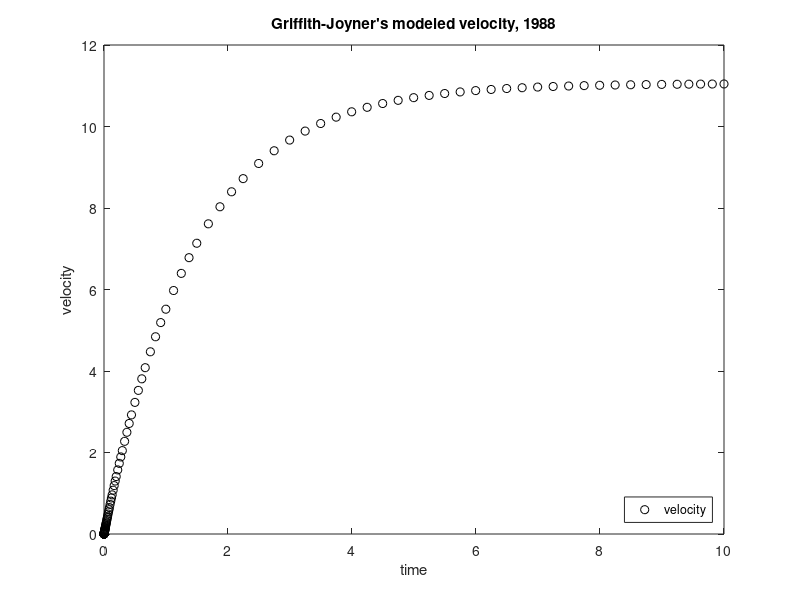

Source code (MATLAB):
%% Lab1 by Devon Chin, Ari Gottesman, Ted Zhang
%% Exercise 1
t = [ 0:10 ]
plot( t, 11.052*(1 - exp(-0.693*t)) )
%a.maximum speed:11.  mph:2.236*11=24.596; that is really fast for a person
%because average people run at speed 6.5 mph.
%b. because it only plot for one integer for each value point.

%% Excercise 2
t= [0:0.01:10]
xlabel('time');
ylabel('velocity');
title('Griffith-Joyner''s modeled velocity, 1988');
plot(t, 11.052*(1-exp(-0.693*t)))
%For '-k', the graph shows a horizontal solid line in color black 
%For '--r', the graph turns dashed in red
%For '-.g', the graph turns dashed and dot in green
%For ':c' , the graph turns to dot line with light blue colr

%% Excercise 3
hold on
plot( [0 10], [11.052, 11.052], '--b' )
legend( 'velocity', 'maximum', 'Location', 'southeast' );
hold off

%% Excercise 4
[ t1, v1 ] = ode45( @(t,v) 7.661 - 0.693*v, [ 0, 10 ], 0 );
plot(t1, v1, 'ok')
xlabel('time');
ylabel('velocity');
title('Griffith-Joyner''s modeled velocity, 1988');
legend( 'velocity', 'maximum', 'Location', 'southeast' );
% The space is uneven becasue the change in velocity depends on the current
% velocity(Autonomous equation)

%% Excercise 5
rhs = @(t,v) 7.661 - 0.693*v;
rhs(0,0)
rhs(10.49,11.052)
rhs(1.15,6)
%The value shown below shows the dv/dt of the point 






    



